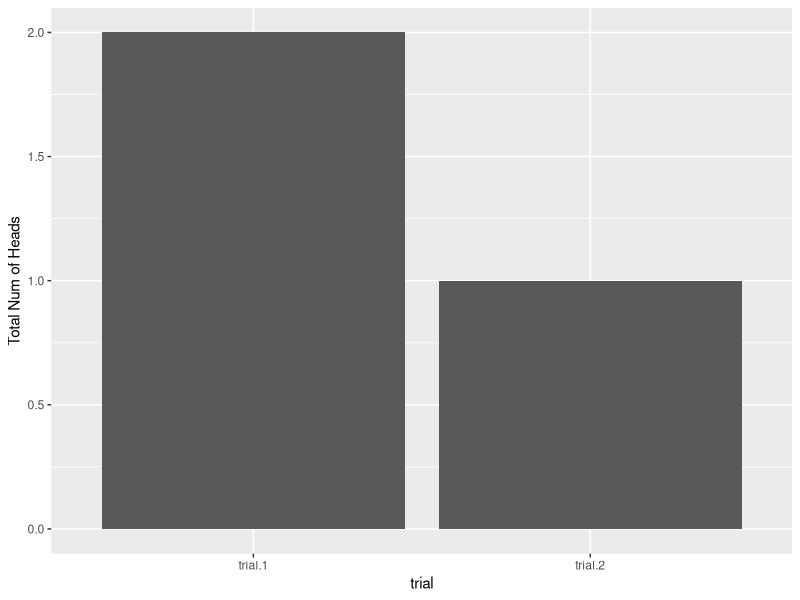
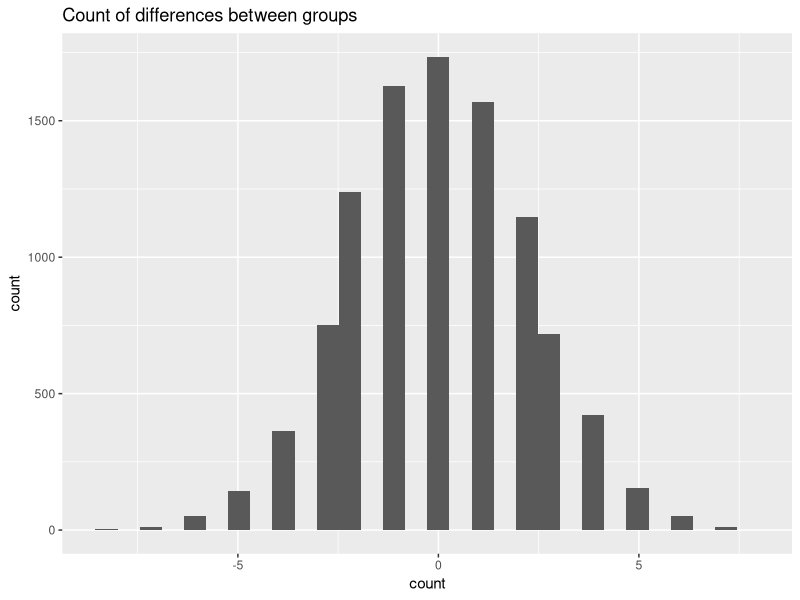

Write R code to recreate these figures, in order.
## ---- chunk 1
knitr::opts_chunk$set(echo = TRUE)
library(knitr)
library(tidyverse)
## ---- chunk 2
tabl <- "  

| Control| Exper | 
|:-----:|:-----:|
|  'n' cans| 'n' cans  |
"
cat(tabl) # output the table in a format good for HTML/PDF/docx conversion
## ---- chunk 3
var = c('Temperature','Agitation','Brand','Bottling','Time b/w agitate & open','Time tap on the can','Where tap','For how long tap','How open the can','Full moon?', 'Altitude?')
method <- c('Keep in same fridge','Need a device or method','Use same','Pick same date','Need a device or method','Need a device or method','Need a device or method','Need a device or method','Need a device or method','Really?','Do experiment in same loc')

vocab.df<- data.frame(var,method)

knitr::kable(vocab.df,align = rep('l',5))


## ---- chunk 4

tap <- c(0,0,0,0,1,0,0,1,1,0)
NoTap <- c(1,1,1,1,1,0,1,1,1,0)

binomial.tap.df<- data.frame(tap,NoTap)

binomial.tap.df %>% 
  gather(key='condition',value= "fizz") %>% 
  group_by(condition) %>% 
  summarise(count_w_fizz=sum(fizz),Count_of_N = n(),"%_fizz"=sum(fizz)/n()) %>% t()

n_flips <- 4
## ---- chunk 5
trial.1<- rbinom(n_flips,1,.5)
trial.1
## ---- chunk 6
trial.2<- rbinom(n_flips,1,.5)
trial.2
## ---- chunk 7
trials<- tibble(trial.1,trial.2)
(trials)

trials %>% gather(trial,value) %>% group_by(trial)  %>%  
  ggplot(aes(x=trial,y=value))+ geom_col()+ylab("Total Num of Heads")

## ---- chunk 8

flip <- function(n=10){
  x<- rbinom(n,1,.5)
 # print(x)
  return(sum(x))
  }

flip.samp <- function(n=10){
  x<- sample(c(0,1),n,prob=c(.5,.5),replace = T)
 # print(x)
  return(sum(x))
  }

#flip(20)
sims <- 10000
flip.df <- data.frame(matrix(ncol=2,nrow=sims))
colnames(flip.df) <- c('NoTap','Tap')

for (i in 1:sims){
  flip.df[i,1]<-flip(10)
  flip.df[i,2]<-flip(10)
}

head(flip.df,3)
#nrow(flip.df)
## ---- chunk 9
count <- data.frame(matrix(nrow=sims,ncol=1))
colnames(count) <- c("count")
for (i in 1:nrow(flip.df)){
  if(flip.df[i,1]>=8 & flip.df[i,2]<=3)
  {count[i,1] <- 1}
  else {count[i,1] <- 0}
}

cbind(flip.df[1:5,],"count of 8 vs 3"=head(count$count,5))
#head(flip.df[flip.df$NoTap>=8 & flip.df$Tap<=3,])
## ---- chunk 10

sum(count$count)
nrow(flip.df[flip.df$NoTap>=8,])/10000 #NoTap >= 8
d.8 <- sum(dbinom(10:8,10,prob=.5))
nrow(flip.df[flip.df$NoTap<=3,])/10000
d.3 <- sum(dbinom(3:0,10,prob=.5))

d.8*d.3
## ---- chunk 11
count <- data.frame(matrix(nrow=100,ncol=1))
colnames(count) <- c("count")
for (i in 1:nrow(flip.df)){
  count[i,1] <- flip.df[i,1] - flip.df[i,2]
}

head(count,10)
## ---- chunk 12

count %>% ggplot(aes(x=count))+geom_histogram()+labs(title = 'Count of differences between groups')

## ---- chunk 13
binomial.tap.df %>% 
  gather(key='condition',value= "fizz") %>% 
  group_by(condition) %>% 
  summarise(count_of_fizz=sum(fizz)) %>% t()

